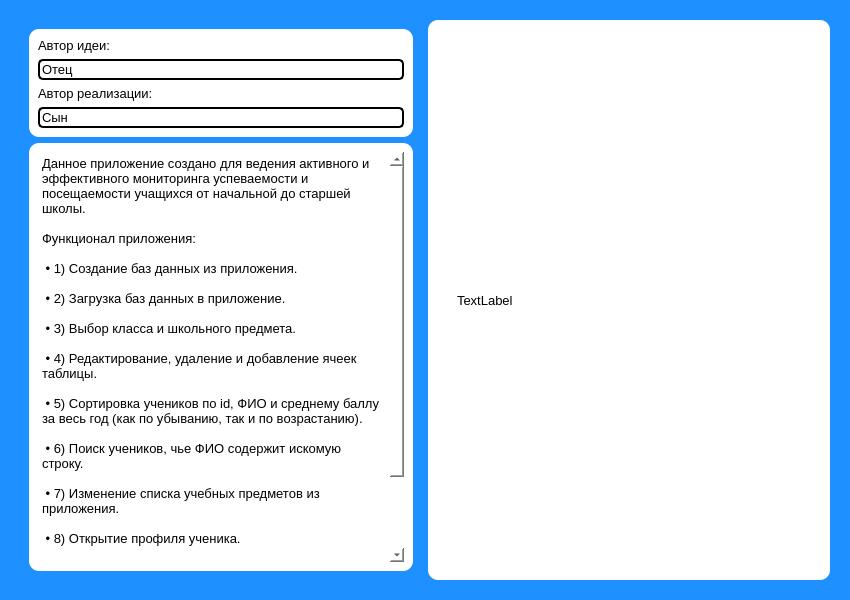
<?xml version="1.0" encoding="UTF-8"?>
<ui version="4.0">
 <class>Form</class>
 <widget class="QWidget" name="Form">
  <property name="geometry">
   <rect>
    <x>0</x>
    <y>0</y>
    <width>850</width>
    <height>600</height>
   </rect>
  </property>
  <property name="minimumSize">
   <size>
    <width>850</width>
    <height>600</height>
   </size>
  </property>
  <property name="maximumSize">
   <size>
    <width>850</width>
    <height>600</height>
   </size>
  </property>
  <property name="font">
   <font>
    <pointsize>10</pointsize>
   </font>
  </property>
  <property name="windowTitle">
   <string>Form</string>
  </property>
  <property name="styleSheet">
   <string notr="true">background-color: dodgerblue</string>
  </property>
  <layout class="QVBoxLayout" name="verticalLayout">
   <item>
    <widget class="QWidget" name="widget" native="true">
     <layout class="QVBoxLayout" name="verticalLayout_4">
      <item>
       <layout class="QHBoxLayout" name="horizontalLayout">
        <item>
         <widget class="QWidget" name="widget_2" native="true">
          <property name="sizePolicy">
           <sizepolicy hsizetype="Preferred" vsizetype="Expanding">
            <horstretch>0</horstretch>
            <verstretch>0</verstretch>
           </sizepolicy>
          </property>
          <property name="styleSheet">
           <string notr="true"/>
          </property>
          <layout class="QVBoxLayout" name="verticalLayout_2">
           <item>
            <widget class="QWidget" name="widget_4" native="true">
             <property name="styleSheet">
              <string notr="true">background-color: white; border-radius: 10px</string>
             </property>
             <layout class="QVBoxLayout" name="verticalLayout_6">
              <item>
               <layout class="QVBoxLayout" name="verticalLayout_3">
                <item>
                 <widget class="QLabel" name="label">
                  <property name="maximumSize">
                   <size>
                    <width>300</width>
                    <height>50</height>
                   </size>
                  </property>
                  <property name="font">
                   <font>
                    <pointsize>10</pointsize>
                   </font>
                  </property>
                  <property name="text">
                   <string>Автор идеи:</string>
                  </property>
                 </widget>
                </item>
                <item>
                 <widget class="QLineEdit" name="about_author">
                  <property name="enabled">
                   <bool>false</bool>
                  </property>
                  <property name="font">
                   <font>
                    <pointsize>10</pointsize>
                   </font>
                  </property>
                  <property name="styleSheet">
                   <string notr="true">border-radius: 5px;
background-color: white;
border: 2px solid black;
color: black</string>
                  </property>
                  <property name="text">
                   <string>Отец</string>
                  </property>
                 </widget>
                </item>
                <item>
                 <widget class="QLabel" name="label_2">
                  <property name="maximumSize">
                   <size>
                    <width>300</width>
                    <height>50</height>
                   </size>
                  </property>
                  <property name="font">
                   <font>
                    <pointsize>10</pointsize>
                   </font>
                  </property>
                  <property name="text">
                   <string>Автор реализации:</string>
                  </property>
                 </widget>
                </item>
                <item>
                 <widget class="QLineEdit" name="about_idea_author">
                  <property name="enabled">
                   <bool>false</bool>
                  </property>
                  <property name="font">
                   <font>
                    <pointsize>10</pointsize>
                   </font>
                  </property>
                  <property name="styleSheet">
                   <string notr="true">border-radius: 5px;
background-color: white;
border: 2px solid black;
color: black</string>
                  </property>
                  <property name="text">
                   <string>Сын</string>
                  </property>
                 </widget>
                </item>
               </layout>
              </item>
             </layout>
            </widget>
           </item>
           <item>
            <widget class="QWidget" name="widget_5" native="true">
             <property name="styleSheet">
              <string notr="true">background-color: white; border-radius: 10px</string>
             </property>
             <layout class="QVBoxLayout" name="verticalLayout_7">
              <item>
               <widget class="QTextBrowser" name="textBrowser">
                <property name="styleSheet">
                 <string notr="true">QScrollBar {
background-color: lightgray;
}</string>
                </property>
                <property name="html">
                 <string>&lt;!DOCTYPE HTML PUBLIC &quot;-//W3C//DTD HTML 4.0//EN&quot; &quot;http://www.w3.org/TR/REC-html40/strict.dtd&quot;&gt;
&lt;html&gt;&lt;head&gt;&lt;meta name=&quot;qrichtext&quot; content=&quot;1&quot; /&gt;&lt;style type=&quot;text/css&quot;&gt;
p, li { white-space: pre-wrap; }
&lt;/style&gt;&lt;/head&gt;&lt;body style=&quot; font-family:'MS Shell Dlg 2'; font-size:7.8pt; font-weight:400; font-style:normal;&quot;&gt;
&lt;p style=&quot; margin-top:0px; margin-bottom:0px; margin-left:0px; margin-right:0px; -qt-block-indent:0; text-indent:0px;&quot;&gt;&lt;span style=&quot; font-size:10pt;&quot;&gt;Данное приложение создано для ведения активного и эффективного мониторинга успеваемости и посещаемости учащихся от начальной до старшей школы.&lt;/span&gt;&lt;/p&gt;
&lt;p style=&quot;-qt-paragraph-type:empty; margin-top:0px; margin-bottom:0px; margin-left:0px; margin-right:0px; -qt-block-indent:0; text-indent:0px; font-size:10pt;&quot;&gt;&lt;br /&gt;&lt;/p&gt;
&lt;p style=&quot; margin-top:0px; margin-bottom:0px; margin-left:0px; margin-right:0px; -qt-block-indent:0; text-indent:0px;&quot;&gt;&lt;span style=&quot; font-size:10pt;&quot;&gt;Функционал приложения:&lt;/span&gt;&lt;/p&gt;
&lt;p style=&quot;-qt-paragraph-type:empty; margin-top:0px; margin-bottom:0px; margin-left:0px; margin-right:0px; -qt-block-indent:0; text-indent:0px; font-size:10pt;&quot;&gt;&lt;br /&gt;&lt;/p&gt;
&lt;p style=&quot; margin-top:0px; margin-bottom:0px; margin-left:0px; margin-right:0px; -qt-block-indent:0; text-indent:0px;&quot;&gt;&lt;span style=&quot; font-size:10pt;&quot;&gt; • 1) Создание баз данных из приложения.&lt;/span&gt;&lt;/p&gt;
&lt;p style=&quot;-qt-paragraph-type:empty; margin-top:0px; margin-bottom:0px; margin-left:0px; margin-right:0px; -qt-block-indent:0; text-indent:0px; font-size:10pt;&quot;&gt;&lt;br /&gt;&lt;/p&gt;
&lt;p style=&quot; margin-top:0px; margin-bottom:0px; margin-left:0px; margin-right:0px; -qt-block-indent:0; text-indent:0px;&quot;&gt;&lt;span style=&quot; font-size:10pt;&quot;&gt; • 2) Загрузка баз данных в приложение.&lt;/span&gt;&lt;/p&gt;
&lt;p style=&quot;-qt-paragraph-type:empty; margin-top:0px; margin-bottom:0px; margin-left:0px; margin-right:0px; -qt-block-indent:0; text-indent:0px; font-size:10pt;&quot;&gt;&lt;br /&gt;&lt;/p&gt;
&lt;p style=&quot; margin-top:0px; margin-bottom:0px; margin-left:0px; margin-right:0px; -qt-block-indent:0; text-indent:0px;&quot;&gt;&lt;span style=&quot; font-size:10pt;&quot;&gt; • 3) Выбор класса и школьного предмета.&lt;/span&gt;&lt;/p&gt;
&lt;p style=&quot;-qt-paragraph-type:empty; margin-top:0px; margin-bottom:0px; margin-left:0px; margin-right:0px; -qt-block-indent:0; text-indent:0px; font-size:10pt;&quot;&gt;&lt;br /&gt;&lt;/p&gt;
&lt;p style=&quot; margin-top:0px; margin-bottom:0px; margin-left:0px; margin-right:0px; -qt-block-indent:0; text-indent:0px;&quot;&gt;&lt;span style=&quot; font-size:10pt;&quot;&gt; • 4) Редактирование, удаление и добавление ячеек таблицы. &lt;/span&gt;&lt;/p&gt;
&lt;p style=&quot;-qt-paragraph-type:empty; margin-top:0px; margin-bottom:0px; margin-left:0px; margin-right:0px; -qt-block-indent:0; text-indent:0px; font-size:10pt;&quot;&gt;&lt;br /&gt;&lt;/p&gt;
&lt;p style=&quot; margin-top:0px; margin-bottom:0px; margin-left:0px; margin-right:0px; -qt-block-indent:0; text-indent:0px;&quot;&gt;&lt;span style=&quot; font-size:10pt;&quot;&gt; • 5) Сортировка учеников по id, ФИО и среднему баллу за весь год (как по убыванию, так и по возрастанию).&lt;/span&gt;&lt;/p&gt;
&lt;p style=&quot;-qt-paragraph-type:empty; margin-top:0px; margin-bottom:0px; margin-left:0px; margin-right:0px; -qt-block-indent:0; text-indent:0px; font-size:10pt;&quot;&gt;&lt;br /&gt;&lt;/p&gt;
&lt;p style=&quot; margin-top:0px; margin-bottom:0px; margin-left:0px; margin-right:0px; -qt-block-indent:0; text-indent:0px;&quot;&gt;&lt;span style=&quot; font-size:10pt;&quot;&gt; • 6) Поиск учеников, чье ФИО содержит искомую строку.&lt;/span&gt;&lt;/p&gt;
&lt;p style=&quot;-qt-paragraph-type:empty; margin-top:0px; margin-bottom:0px; margin-left:0px; margin-right:0px; -qt-block-indent:0; text-indent:0px; font-size:10pt;&quot;&gt;&lt;br /&gt;&lt;/p&gt;
&lt;p style=&quot; margin-top:0px; margin-bottom:0px; margin-left:0px; margin-right:0px; -qt-block-indent:0; text-indent:0px;&quot;&gt;&lt;span style=&quot; font-size:10pt;&quot;&gt; • 7) Изменение списка учебных предметов из приложения.&lt;/span&gt;&lt;/p&gt;
&lt;p style=&quot;-qt-paragraph-type:empty; margin-top:0px; margin-bottom:0px; margin-left:0px; margin-right:0px; -qt-block-indent:0; text-indent:0px; font-size:10pt;&quot;&gt;&lt;br /&gt;&lt;/p&gt;
&lt;p style=&quot; margin-top:0px; margin-bottom:0px; margin-left:0px; margin-right:0px; -qt-block-indent:0; text-indent:0px;&quot;&gt;&lt;span style=&quot; font-size:10pt;&quot;&gt; • 8) Открытие профиля ученика.&lt;/span&gt;&lt;/p&gt;
&lt;p style=&quot;-qt-paragraph-type:empty; margin-top:0px; margin-bottom:0px; margin-left:0px; margin-right:0px; -qt-block-indent:0; text-indent:0px; font-size:10pt;&quot;&gt;&lt;br /&gt;&lt;/p&gt;
&lt;p style=&quot; margin-top:0px; margin-bottom:0px; margin-left:0px; margin-right:0px; -qt-block-indent:0; text-indent:0px;&quot;&gt;&lt;span style=&quot; font-size:10pt;&quot;&gt; • 9) Изменение периода, за который нужно показать оценки, средний балл и пропуски уроков (относится как к главному окну, так и к профилю ученика).&lt;/span&gt;&lt;/p&gt;
&lt;p style=&quot;-qt-paragraph-type:empty; margin-top:0px; margin-bottom:0px; margin-left:0px; margin-right:0px; -qt-block-indent:0; text-indent:0px; font-size:10pt;&quot;&gt;&lt;br /&gt;&lt;/p&gt;
&lt;p style=&quot; margin-top:0px; margin-bottom:0px; margin-left:0px; margin-right:0px; -qt-block-indent:0; text-indent:0px;&quot;&gt;&lt;span style=&quot; font-size:10pt;&quot;&gt; • 10) Отображение успеваемости ученика в виде 2d графика (относится к профилю ученика).&lt;/span&gt;&lt;/p&gt;&lt;/body&gt;&lt;/html&gt;</string>
                </property>
               </widget>
              </item>
             </layout>
            </widget>
           </item>
          </layout>
         </widget>
        </item>
        <item>
         <widget class="QWidget" name="widget_3" native="true">
          <property name="sizePolicy">
           <sizepolicy hsizetype="Expanding" vsizetype="Preferred">
            <horstretch>0</horstretch>
            <verstretch>0</verstretch>
           </sizepolicy>
          </property>
          <property name="styleSheet">
           <string notr="true">background-color: white; border-radius: 10px</string>
          </property>
          <layout class="QHBoxLayout" name="horizontalLayout_2">
           <item>
            <widget class="QLabel" name="hello_img">
             <property name="minimumSize">
              <size>
               <width>344</width>
               <height>510</height>
              </size>
             </property>
             <property name="maximumSize">
              <size>
               <width>344</width>
               <height>510</height>
              </size>
             </property>
             <property name="styleSheet">
              <string notr="true"/>
             </property>
             <property name="text">
              <string>TextLabel</string>
             </property>
            </widget>
           </item>
          </layout>
         </widget>
        </item>
       </layout>
      </item>
     </layout>
    </widget>
   </item>
  </layout>
 </widget>
 <resources/>
 <connections/>
</ui>
